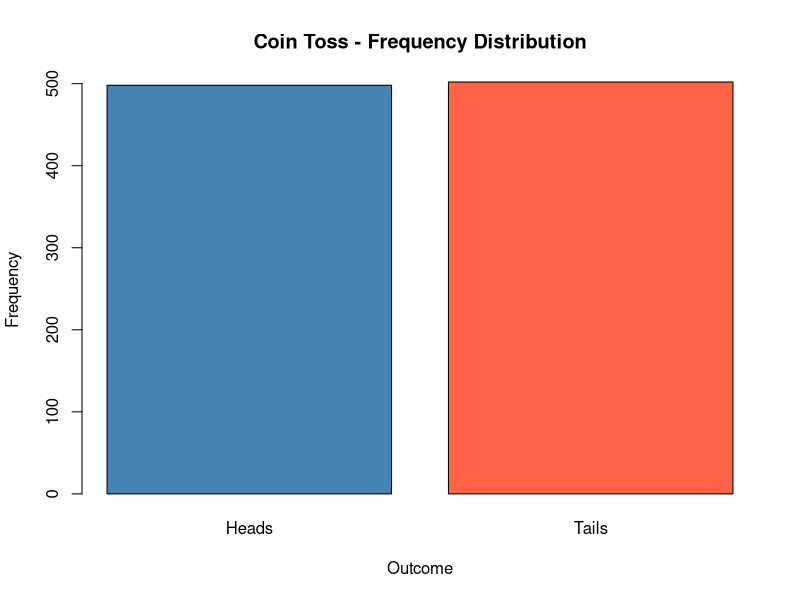
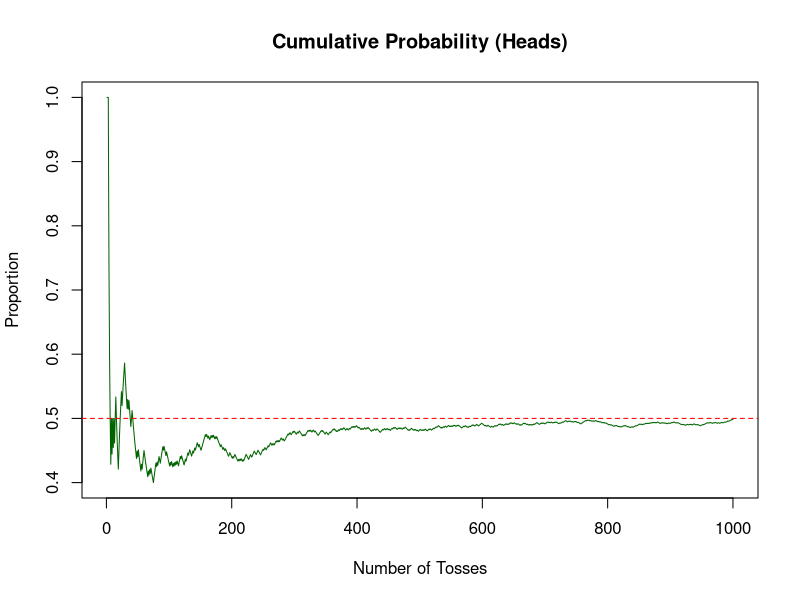

These charts were generated, in order, by the following R code:
# ==================================================
# Coin Toss Simulation
# Author: Muhammad İkbal Yılmaz
# github: https://github.com/mikbalyilmaz
# ==================================================

# Set seed for reproducibility
set.seed(42)

# -----------------------------
# Parameters
# -----------------------------
p_success  <- 0.5677     # Probability of success (for Bernoulli trial)
num_trials <- 1000       # Number of simulations
# num_trials <- 1e6      # Alternative notation (scientific)

# -----------------------------
# 1. Bernoulli Trial
# -----------------------------
bernoulli_result <- rbinom(1, size = 1, prob = p_success)
cat("Single Bernoulli trial result:", bernoulli_result, "\n\n")

# -----------------------------
# 2. Simulate Coin Tosses
# -----------------------------
results <- sample(c("Heads", "Tails"),
                  size    = num_trials,
                  replace = TRUE)

# -----------------------------
# 3. Frequency and Proportion
# -----------------------------
freq_table <- table(results)
proportions <- prop.table(freq_table)

cat("Frequencies:\n")
print(freq_table)

cat("\nProportions:\n")
print(round(proportions, 4))

# -----------------------------
# 4. Visualizations
# -----------------------------

# 4.1 Bar Plot: Frequency Distribution
barplot(freq_table,
        col  = c("steelblue", "tomato"),
        main = "Coin Toss - Frequency Distribution",
        ylab = "Frequency",
        xlab = "Outcome")

# 4.2 Cumulative Probability Plot
cumulative <- cumsum(ifelse(results == "Heads", 1, 0)) / seq_along(results)

plot(cumulative, type = "l", col = "darkgreen",
     main = "Cumulative Probability (Heads)",
     xlab = "Number of Tosses",
     ylab = "Proportion")

# Theoretical probability line
abline(h = 0.5, col = "red", lty = 2)
